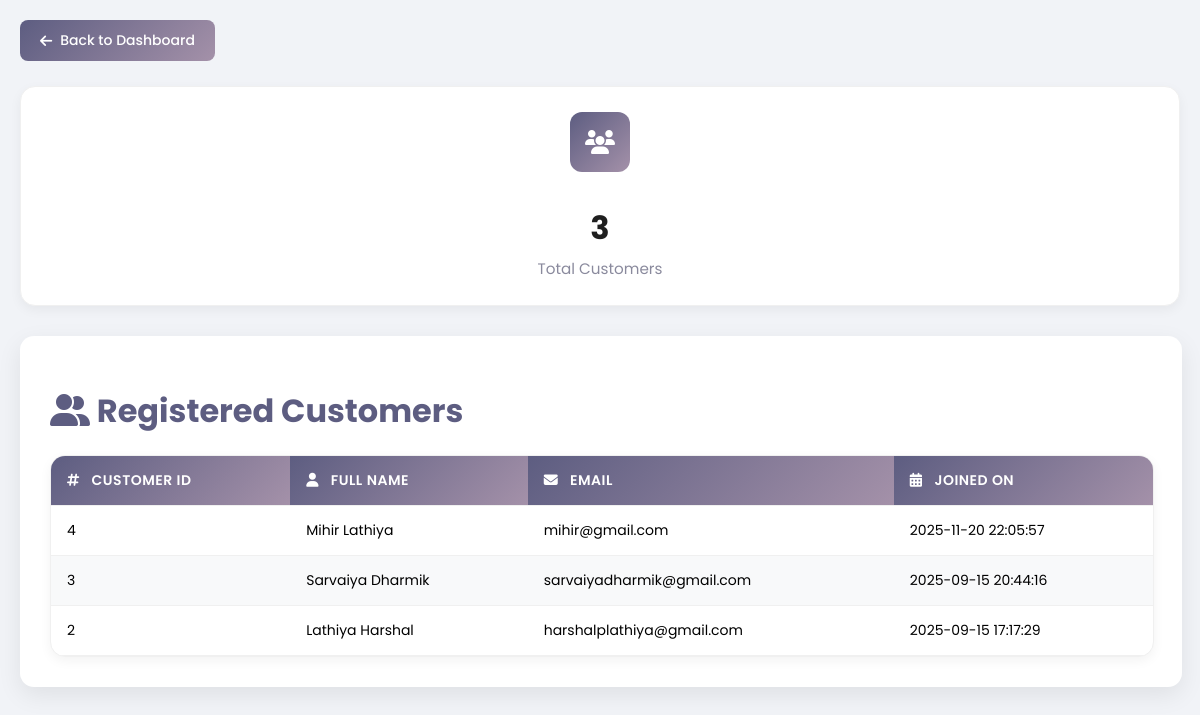
/admin/customers.php (signed in), run on an earlier commit of the app's database.
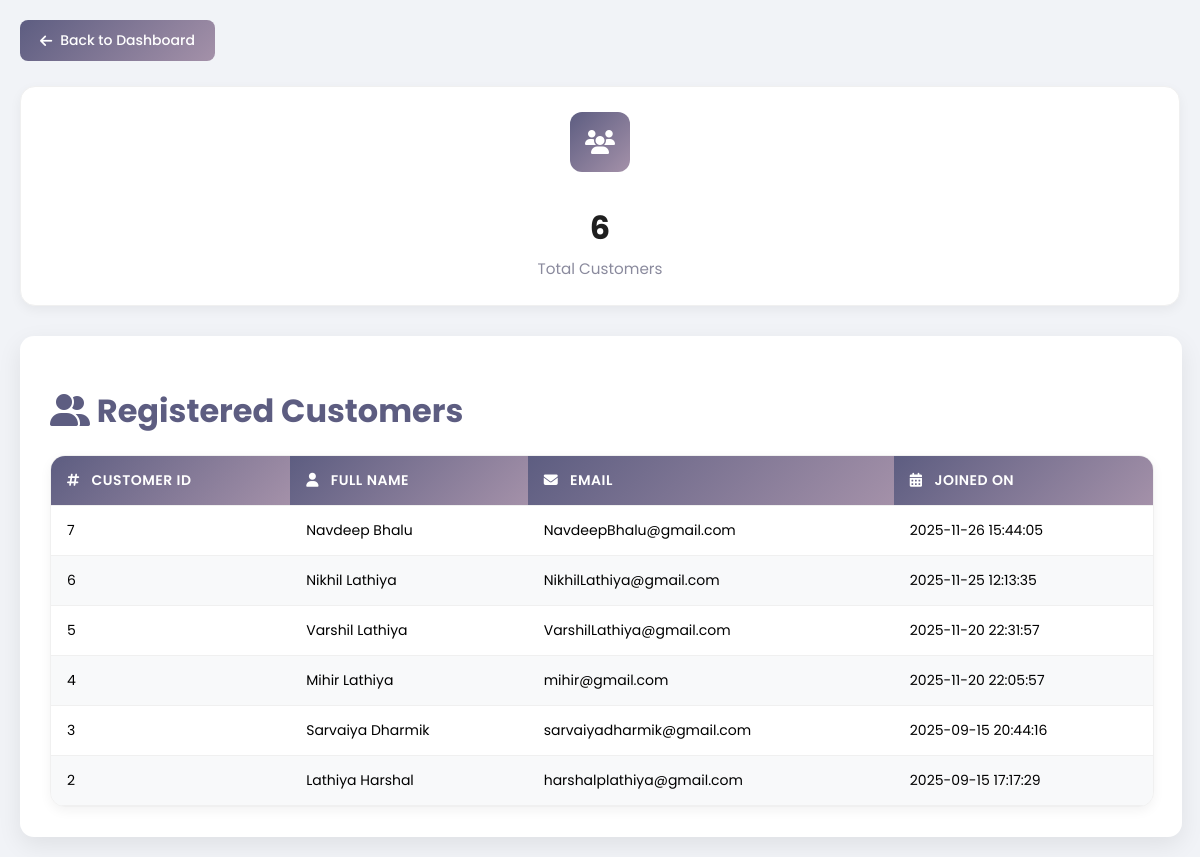
And on a later commit of the database.
### tables this page shows
CREATE TABLE `users` (
  `id` int(11) NOT NULL,
  `fullname` varchar(100) NOT NULL,
  `email` varchar(100) NOT NULL,
  `password` varchar(255) NOT NULL,
  `is_admin` tinyint(1) DEFAULT 0,
  `created_at` timestamp NOT NULL DEFAULT current_timestamp()
);

### admin/customers.php (the view, shortened to what this page needs)
<?php
include 'db.php';
$sql = "SELECT id, fullname, email, created_at FROM users WHERE is_admin = 0 ORDER BY created_at DESC";
$result = mysqli_query($conn, $sql);
$summary_sql = "SELECT COUNT(*) as total_customers FROM users WHERE is_admin = 0";
$summary_result = mysqli_query($conn, $summary_sql);
$summary = mysqli_fetch_assoc($summary_result);
?>
<!DOCTYPE html>
<html lang="en">
<head>
    <link rel="stylesheet" href="https://cdnjs.cloudflare.com/ajax/libs/font-awesome/6.4.0/css/all.min.css">
</head>
<body>
<div class="main-content">
    <a href="dashboard_admin.php" class="back-btn"><i class="fas fa-arrow-left"></i> Back to Dashboard</a>
    <div class="summary-dashboard">
        <div class="summary-card">
            <div class="card-icon"><i class="fas fa-users"></i></div>
            <h3><?php echo $summary['total_customers'] ?? 0; ?></h3>
            <p>Total Customers</p>
        </div>
    </div>
    <div class="container">
        <div class="header-section">
            <h1><i class="fas fa-user-friends"></i> Registered Customers</h1>
        </div>
        <div class="table-container">
            <table>
                <thead>
                    <tr>
                        <th><i class="fas fa-hashtag"></i> Customer ID</th>
                        <th><i class="fas fa-user"></i> Full Name</th>
                        <th><i class="fas fa-envelope"></i> Email</th>
                        <th><i class="fas fa-calendar-alt"></i> Joined On</th>
                    </tr>
                </thead>
                <tbody>
                <?php if(mysqli_num_rows($result) > 0): ?>
                    <?php while($row = mysqli_fetch_assoc($result)): ?>
                        <tr>
                            <td><?= $row['id']; ?></td>
                            <td><?= htmlspecialchars($row['fullname']); ?></td>
                            <td><?= htmlspecialchars($row['email']); ?></td>
                            <td><?= $row['created_at']; ?></td>
                        </tr>
                    <?php endwhile; ?>
                <?php else: ?>
                    <tr><td colspan="4" class="no-data"><i class="fas fa-users"></i> No customers found.</td></tr>
                <?php endif; ?>
                </tbody>
            </table>
        </div>
    </div>
</div>
</body>
</html>

### admin/customers.php (style rules this page uses)
body { margin: 0; font-family: 'Poppins', sans-serif; background: #f1f3f7; }
.main-content { padding: 20px; }
.summary-dashboard { display: grid; grid-template-columns: repeat(auto-fit, minmax(250px, 1fr)); gap: 20px; margin-bottom: 30px; }
.summary-card { background: white; border-radius: 15px; padding: 25px; box-shadow: 0 4px 12px rgba(0, 0, 0, 0.05); border: 1px solid #f0f0f0; text-align: center; transition: transform 0.3s ease, box-shadow 0.3s ease; }
.summary-card .card-icon { width: 60px; height: 60px; border-radius: 12px; background: linear-gradient(135deg, #5d5d81, #a491a9); color: white; display: flex; align-items: center; justify-content: center; font-size: 24px; margin: 0 auto 15px; }
.summary-card h3 { font-size: 2rem; margin-bottom: 5px; color: #1f1f1f; }
.summary-card p { color: #8a8a9d; font-size: 0.95rem; margin: 0; }
.back-btn { display: inline-flex; align-items: center; gap: 8px; margin-bottom: 25px; padding: 10px 20px; background: linear-gradient(135deg, #5d5d81, #a491a9); color: white; border-radius: 8px; font-size: 14px; font-weight: 500; text-decoration: none; transition: all 0.3s ease; }
.container { width: 95%; max-width: 1400px; margin: 0 auto; background: white; padding: 30px; border-radius: 14px; box-shadow: 0 8px 25px rgba(0,0,0,0.08); }
.header-section h1 { margin-bottom: 20px; font-size: 32px; font-weight: 700; color: #5d5d81; }
.table-container { width: 100%; overflow-x: auto; background: white; border-radius: 15px; box-shadow: 0 4px 12px rgba(0, 0, 0, 0.05); border: 1px solid #f0f0f0; }
table { width: 100%; min-width: 800px; border-collapse: collapse; }
th, td { padding: 14px 16px; text-align: left; border-bottom: 1px solid #f0f0f0; font-size: 14px; }
th { background: linear-gradient(135deg, #5d5d81, #a491a9); color: white; font-weight: 600; font-size: 14px; text-transform: uppercase; letter-spacing: 0.5px; }
th i { margin-right: 8px; }
tr:nth-child(even) td { background: #f8f9fa; }

What changed in the data, as far as the page shows it:
added users: id "7", fullname "Navdeep Bhalu", email "NavdeepBhalu@gmail.com", created_at "2025-11-26 15:44:05"
added users: id "6", fullname "Nikhil Lathiya", email "NikhilLathiya@gmail.com", created_at "2025-11-25 12:13:35"
added users: id "5", fullname "Varshil Lathiya", email "VarshilLathiya@gmail.com", created_at "2025-11-20 22:31:57"
Also different on the page:
$summary['total_customers']: "3" → "6"
